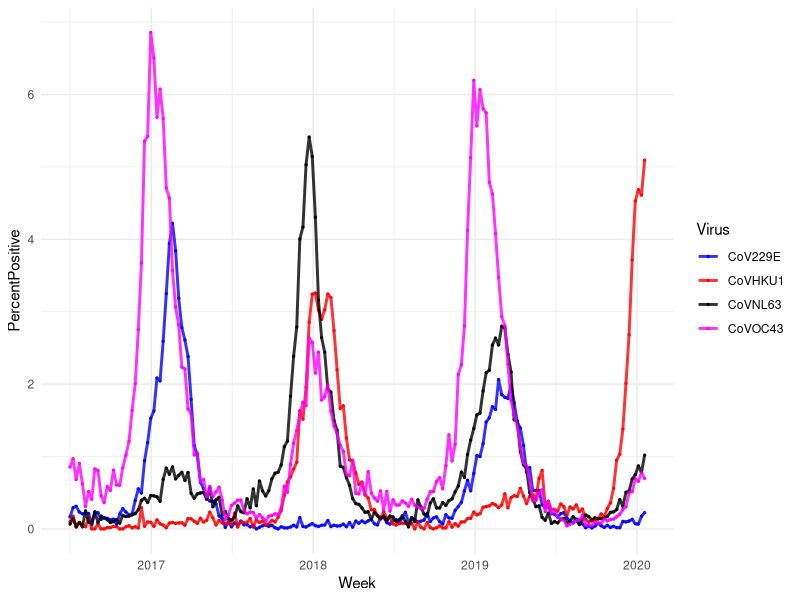

This figure's R source:
# =============================================================================
# Import
# =============================================================================

library(tidyverse)
library(lubridate)

natcov <- read.csv('NationalCoV.csv', colClasses=c("character","numeric","numeric","numeric","numeric"))
natcov$Week <- as_date(natcov$Week)
natcov <- as_tibble(natcov)

# =============================================================================
# Plot % positive by virus over time
# =============================================================================

fignatcov <- natcov %>% 
	pivot_longer(c("CoVHKU1","CoVNL63","CoVOC43","CoV229E"), names_to="Virus", values_to="PercentPositive") %>%
	ggplot(aes(x=Week, y=PercentPositive, col=Virus)) + 
		scale_color_manual(values=c("blue","red","black","magenta")) + 
		# scale_color_brewer(type="qual", palette=4) + 
		geom_point(alpha=0.8, size=0.5) +
		geom_line(alpha=0.8, size=1) + 
		theme_minimal() 

ggsave(fignatcov, file="~/DropboxHarvard/Projects/Wuhan/natcov.pdf", width=7, height=5)

